Frame 1 (no input): blank canvas, image omitted
Frame 60 (no input): blank canvas, image omitted
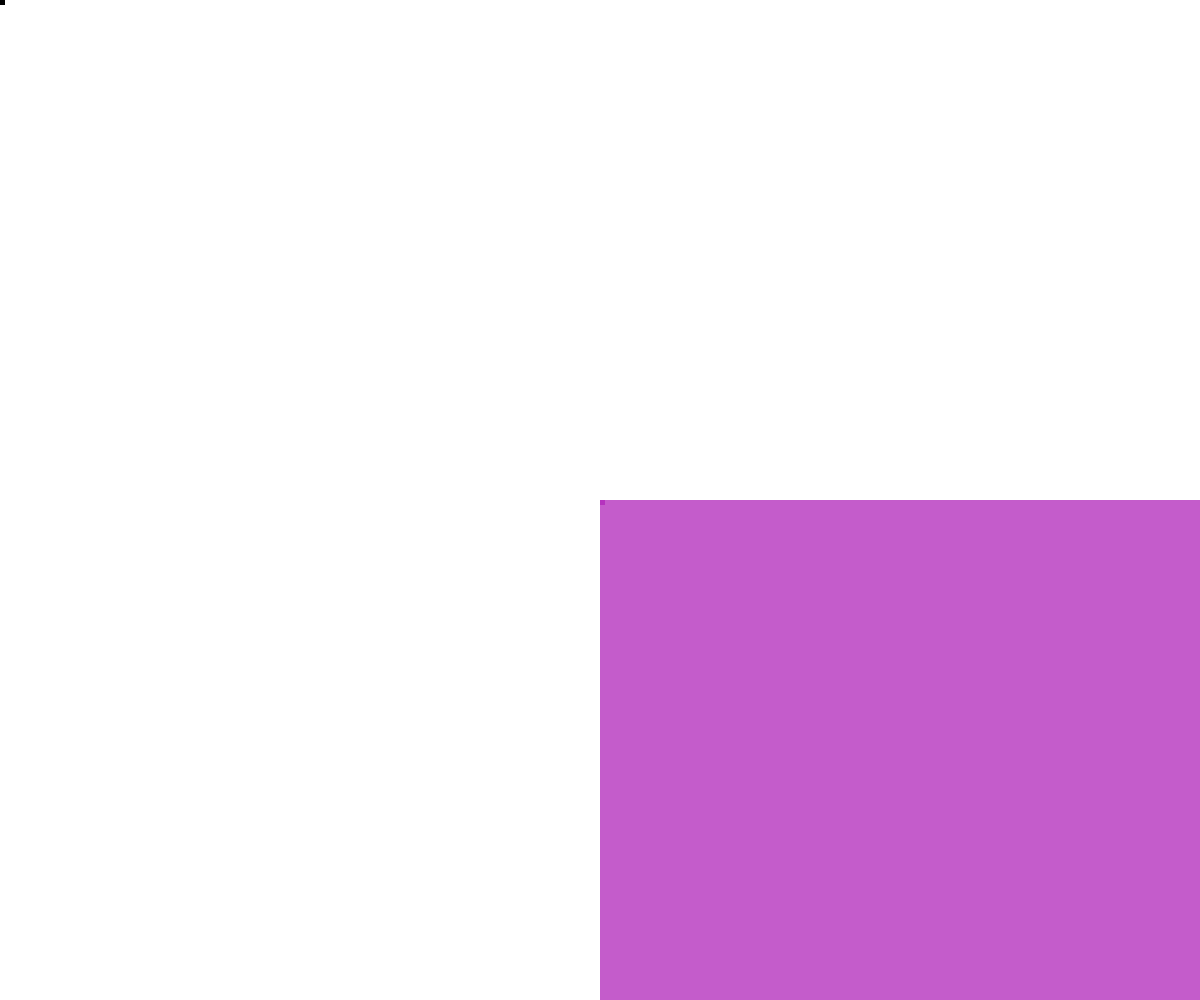
Frame 120 (the mouse pressed at the canvas centre since frame 60)

The p5.js sketch whose frames 1 and 60 were blank and that drew this single picture after the mouse press (run headless with seeded random() and noise() and a simulated clock; from frame 60 on, the mouse is pressed at the canvas centre):

// p5.js sketch
// ── sketch.js
let cursorColor = "rgba(0,0,0,0.8)";

function generateColor() {
  return int(random(255));
}

function setup() {
  createCanvas(windowWidth, windowHeight);
  noCursor();
  background(255, 30);
}

function draw() {
  stroke(0);
  strokeWeight(8);

  //line(mouseX, mouseY, pmouseX, pmouseY);

  let speed = dist(mouseX, mouseY, pmouseX, pmouseY);
  let diameter = map(speed, 0, 100, 5, 100);

  fill(cursorColor);
  noStroke();
  square(mouseX, mouseY, diameter);
}

function mousePressed() {
  console.log("im down");
  cursorColor =
    "rgba(" +
    generateColor() +
    "," +
    generateColor() +
    "," +
    generateColor() +
    ",0.8)";
}

function mouseReleased() {
  console.log("im up");
  cursorColor = "rgba(0,0,0,0.8)";
}

function mouseDragged() {
  console.log("help me");
  cursorColor =
    "rgba(" +
    generateColor() +
    "," +
    generateColor() +
    "," +
    generateColor() +
    ",0.8)";
}

function doubleClicked() {
  console.log("double click");
  cursorColor = "rgba(124,125,6,0.8)";
}
